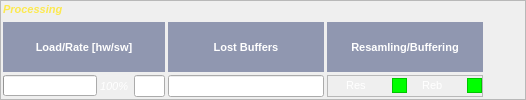
    <widget class="QFrame" name="frame_11">
     <property name="frameShape">
      <enum>QFrame::StyledPanel</enum>
     </property>
     <property name="frameShadow">
      <enum>QFrame::Raised</enum>
     </property>
     <layout class="QGridLayout" name="gridLayout_11" rowstretch="1,10" columnstretch="8">
      <property name="leftMargin">
       <number>2</number>
      </property>
      <property name="topMargin">
       <number>2</number>
      </property>
      <property name="rightMargin">
       <number>2</number>
      </property>
      <property name="bottomMargin">
       <number>2</number>
      </property>
      <item row="1" column="0">
       <widget class="QFrame" name="frame_8">
        <property name="sizePolicy">
         <sizepolicy hsizetype="Preferred" vsizetype="Preferred">
          <horstretch>0</horstretch>
          <verstretch>0</verstretch>
         </sizepolicy>
        </property>
        <property name="minimumSize">
         <size>
          <width>400</width>
          <height>0</height>
         </size>
        </property>
        <property name="frameShape">
         <enum>QFrame::NoFrame</enum>
        </property>
        <property name="frameShadow">
         <enum>QFrame::Plain</enum>
        </property>
        <layout class="QGridLayout" name="gridLayout_5" columnstretch="3,0,0">
         <property name="leftMargin">
          <number>0</number>
         </property>
         <property name="topMargin">
          <number>0</number>
         </property>
         <property name="rightMargin">
          <number>0</number>
         </property>
         <property name="bottomMargin">
          <number>0</number>
         </property>
         <property name="spacing">
          <number>6</number>
         </property>
         <item row="1" column="0" rowspan="3" colspan="3">
          <widget class="QFrame" name="frame_4">
           <property name="frameShape">
            <enum>QFrame::NoFrame</enum>
           </property>
           <property name="frameShadow">
            <enum>QFrame::Plain</enum>
           </property>
           <layout class="QGridLayout" name="gridLayout_7" rowstretch="10,1" columnstretch="3,1,1,5,5,0">
            <property name="leftMargin">
             <number>0</number>
            </property>
            <property name="topMargin">
             <number>0</number>
            </property>
            <property name="rightMargin">
             <number>0</number>
            </property>
            <property name="bottomMargin">
             <number>0</number>
            </property>
            <property name="spacing">
             <number>3</number>
            </property>
            <item row="0" column="3">
             <widget class="QLabel" name="label_31">
              <property name="palette">
               <palette>
                <active>
                 <colorrole role="WindowText">
                  <brush brushstyle="SolidPattern">
                   <color alpha="255">
                    <red>255</red>
                    <green>255</green>
                    <blue>255</blue>
                   </color>
                  </brush>
                 </colorrole>
                 <colorrole role="Base">
                  <brush brushstyle="SolidPattern">
                   <color alpha="255">
                    <red>255</red>
                    <green>255</green>
                    <blue>255</blue>
                   </color>
                  </brush>
                 </colorrole>
                 <colorrole role="Window">
                  <brush brushstyle="SolidPattern">
                   <color alpha="255">
                    <red>144</red>
                    <green>151</green>
                    <blue>176</blue>
                   </color>
                  </brush>
                 </colorrole>
                </active>
                <inactive>
                 <colorrole role="WindowText">
                  <brush brushstyle="SolidPattern">
                   <color alpha="255">
                    <red>255</red>
                    <green>255</green>
                    <blue>255</blue>
                   </color>
                  </brush>
                 </colorrole>
                 <colorrole role="Base">
                  <brush brushstyle="SolidPattern">
                   <color alpha="255">
                    <red>255</red>
                    <green>255</green>
                    <blue>255</blue>
                   </color>
                  </brush>
                 </colorrole>
                 <colorrole role="Window">
                  <brush brushstyle="SolidPattern">
                   <color alpha="255">
                    <red>144</red>
                    <green>151</green>
                    <blue>176</blue>
                   </color>
                  </brush>
                 </colorrole>
                </inactive>
                <disabled>
                 <colorrole role="WindowText">
                  <brush brushstyle="SolidPattern">
                   <color alpha="255">
                    <red>120</red>
                    <green>120</green>
                    <blue>120</blue>
                   </color>
                  </brush>
                 </colorrole>
                 <colorrole role="Base">
                  <brush brushstyle="SolidPattern">
                   <color alpha="255">
                    <red>144</red>
                    <green>151</green>
                    <blue>176</blue>
                   </color>
                  </brush>
                 </colorrole>
                 <colorrole role="Window">
                  <brush brushstyle="SolidPattern">
                   <color alpha="255">
                    <red>144</red>
                    <green>151</green>
                    <blue>176</blue>
                   </color>
                  </brush>
                 </colorrole>
                </disabled>
               </palette>
              </property>
              <property name="font">
               <font>
                <pointsize>8</pointsize>
                <weight>75</weight>
                <bold>true</bold>
               </font>
              </property>
              <property name="autoFillBackground">
               <bool>true</bool>
              </property>
              <property name="text">
               <string>Lost Buffers</string>
              </property>
              <property name="alignment">
               <set>Qt::AlignCenter</set>
              </property>
             </widget>
            </item>
            <item row="1" column="3">
             <widget class="QLineEdit" name="lineEdit_lostBuffers">
              <property name="readOnly">
               <bool>true</bool>
              </property>
             </widget>
            </item>
            <item row="1" column="4">
             <widget class="QFrame" name="frame">
              <property name="frameShape">
               <enum>QFrame::StyledPanel</enum>
              </property>
              <property name="frameShadow">
               <enum>QFrame::Raised</enum>
              </property>
              <layout class="QGridLayout" name="gridLayout_13">
               <property name="topMargin">
                <number>0</number>
               </property>
               <property name="rightMargin">
                <number>0</number>
               </property>
               <property name="bottomMargin">
                <number>0</number>
               </property>
               <property name="horizontalSpacing">
                <number>6</number>
               </property>
               <item row="1" column="0">
                <widget class="QLabel" name="label_21">
                 <property name="palette">
                  <palette>
                   <active>
                    <colorrole role="WindowText">
                     <brush brushstyle="SolidPattern">
                      <color alpha="255">
                       <red>255</red>
                       <green>255</green>
                       <blue>255</blue>
                      </color>
                     </brush>
                    </colorrole>
                   </active>
                   <inactive>
                    <colorrole role="WindowText">
                     <brush brushstyle="SolidPattern">
                      <color alpha="255">
                       <red>255</red>
                       <green>255</green>
                       <blue>255</blue>
                      </color>
                     </brush>
                    </colorrole>
                   </inactive>
                   <disabled>
                    <colorrole role="WindowText">
                     <brush brushstyle="SolidPattern">
                      <color alpha="255">
                       <red>120</red>
                       <green>120</green>
                       <blue>120</blue>
                      </color>
                     </brush>
                    </colorrole>
                   </disabled>
                  </palette>
                 </property>
                 <property name="font">
                  <font>
                   <pointsize>8</pointsize>
                   <weight>50</weight>
                   <bold>false</bold>
                  </font>
                 </property>
                 <property name="text">
                  <string>   Res   </string>
                 </property>
                </widget>
               </item>
               <item row="1" column="1">
                <widget class="QLabel" name="label_resampling">
                 <property name="minimumSize">
                  <size>
                   <width>15</width>
                   <height>15</height>
                  </size>
                 </property>
                 <property name="maximumSize">
                  <size>
                   <width>15</width>
                   <height>15</height>
                  </size>
                 </property>
                 <property name="palette">
                  <palette>
                   <active>
                    <colorrole role="Base">
                     <brush brushstyle="SolidPattern">
                      <color alpha="255">
                       <red>255</red>
                       <green>255</green>
                       <blue>255</blue>
                      </color>
                     </brush>
                    </colorrole>
                    <colorrole role="Window">
                     <brush brushstyle="SolidPattern">
                      <color alpha="255">
                       <red>0</red>
                       <green>255</green>
                       <blue>0</blue>
                      </color>
                     </brush>
                    </colorrole>
                   </active>
                   <inactive>
                    <colorrole role="Base">
                     <brush brushstyle="SolidPattern">
                      <color alpha="255">
                       <red>255</red>
                       <green>255</green>
                       <blue>255</blue>
                      </color>
                     </brush>
                    </colorrole>
                    <colorrole role="Window">
                     <brush brushstyle="SolidPattern">
                      <color alpha="255">
                       <red>0</red>
                       <green>255</green>
                       <blue>0</blue>
                      </color>
                     </brush>
                    </colorrole>
                   </inactive>
                   <disabled>
                    <colorrole role="Base">
                     <brush brushstyle="SolidPattern">
                      <color alpha="255">
                       <red>0</red>
                       <green>255</green>
                       <blue>0</blue>
                      </color>
                     </brush>
                    </colorrole>
                    <colorrole role="Window">
                     <brush brushstyle="SolidPattern">
                      <color alpha="255">
                       <red>0</red>
                       <green>255</green>
                       <blue>0</blue>
                      </color>
                     </brush>
                    </colorrole>
                   </disabled>
                  </palette>
                 </property>
                 <property name="autoFillBackground">
                  <bool>true</bool>
                 </property>
                 <property name="frameShape">
                  <enum>QFrame::StyledPanel</enum>
                 </property>
                 <property name="frameShadow">
                  <enum>QFrame::Sunken</enum>
                 </property>
                 <property name="text">
                  <string/>
                 </property>
                </widget>
               </item>
               <item row="1" column="2">
                <widget class="QLabel" name="label_24">
                 <property name="palette">
                  <palette>
                   <active>
                    <colorrole role="WindowText">
                     <brush brushstyle="SolidPattern">
                      <color alpha="255">
                       <red>255</red>
                       <green>255</green>
                       <blue>255</blue>
                      </color>
                     </brush>
                    </colorrole>
                   </active>
                   <inactive>
                    <colorrole role="WindowText">
                     <brush brushstyle="SolidPattern">
                      <color alpha="255">
                       <red>255</red>
                       <green>255</green>
                       <blue>255</blue>
                      </color>
                     </brush>
                    </colorrole>
                   </inactive>
                   <disabled>
                    <colorrole role="WindowText">
                     <brush brushstyle="SolidPattern">
                      <color alpha="255">
                       <red>120</red>
                       <green>120</green>
                       <blue>120</blue>
                      </color>
                     </brush>
                    </colorrole>
                   </disabled>
                  </palette>
                 </property>
                 <property name="font">
                  <font>
                   <pointsize>8</pointsize>
                   <weight>50</weight>
                   <bold>false</bold>
                  </font>
                 </property>
                 <property name="text">
                  <string>   Reb   </string>
                 </property>
                </widget>
               </item>
               <item row="1" column="3">
                <widget class="QLabel" name="label_rebuffer">
                 <property name="minimumSize">
                  <size>
                   <width>15</width>
                   <height>15</height>
                  </size>
                 </property>
                 <property name="maximumSize">
                  <size>
                   <width>15</width>
                   <height>15</height>
                  </size>
                 </property>
                 <property name="palette">
                  <palette>
                   <active>
                    <colorrole role="Base">
                     <brush brushstyle="SolidPattern">
                      <color alpha="255">
                       <red>255</red>
                       <green>255</green>
                       <blue>255</blue>
                      </color>
                     </brush>
                    </colorrole>
                    <colorrole role="Window">
                     <brush brushstyle="SolidPattern">
                      <color alpha="255">
                       <red>0</red>
                       <green>255</green>
                       <blue>0</blue>
                      </color>
                     </brush>
                    </colorrole>
                   </active>
                   <inactive>
                    <colorrole role="Base">
                     <brush brushstyle="SolidPattern">
                      <color alpha="255">
                       <red>255</red>
                       <green>255</green>
                       <blue>255</blue>
                      </color>
                     </brush>
                    </colorrole>
                    <colorrole role="Window">
                     <brush brushstyle="SolidPattern">
                      <color alpha="255">
                       <red>0</red>
                       <green>255</green>
                       <blue>0</blue>
                      </color>
                     </brush>
                    </colorrole>
                   </inactive>
                   <disabled>
                    <colorrole role="Base">
                     <brush brushstyle="SolidPattern">
                      <color alpha="255">
                       <red>0</red>
                       <green>255</green>
                       <blue>0</blue>
                      </color>
                     </brush>
                    </colorrole>
                    <colorrole role="Window">
                     <brush brushstyle="SolidPattern">
                      <color alpha="255">
                       <red>0</red>
                       <green>255</green>
                       <blue>0</blue>
                      </color>
                     </brush>
                    </colorrole>
                   </disabled>
                  </palette>
                 </property>
                 <property name="autoFillBackground">
                  <bool>true</bool>
                 </property>
                 <property name="frameShape">
                  <enum>QFrame::StyledPanel</enum>
                 </property>
                 <property name="frameShadow">
                  <enum>QFrame::Sunken</enum>
                 </property>
                 <property name="text">
                  <string/>
                 </property>
                </widget>
               </item>
              </layout>
             </widget>
            </item>
            <item row="1" column="2">
             <widget class="QLineEdit" name="lineEdit_rate">
              <property name="sizePolicy">
               <sizepolicy hsizetype="Expanding" vsizetype="Fixed">
                <horstretch>0</horstretch>
                <verstretch>0</verstretch>
               </sizepolicy>
              </property>
              <property name="minimumSize">
               <size>
                <width>0</width>
                <height>0</height>
               </size>
              </property>
              <property name="readOnly">
               <bool>true</bool>
              </property>
             </widget>
            </item>
            <item row="1" column="0">
             <widget class="QProgressBar" name="progressBar_load">
              <property name="palette">
               <palette>
                <active>
                 <colorrole role="WindowText">
                  <brush brushstyle="SolidPattern">
                   <color alpha="255">
                    <red>255</red>
                    <green>255</green>
                    <blue>255</blue>
                   </color>
                  </brush>
                 </colorrole>
                </active>
                <inactive>
                 <colorrole role="WindowText">
                  <brush brushstyle="SolidPattern">
                   <color alpha="255">
                    <red>255</red>
                    <green>255</green>
                    <blue>255</blue>
                   </color>
                  </brush>
                 </colorrole>
                </inactive>
                <disabled>
                 <colorrole role="WindowText">
                  <brush brushstyle="SolidPattern">
                   <color alpha="255">
                    <red>120</red>
                    <green>120</green>
                    <blue>120</blue>
                   </color>
                  </brush>
                 </colorrole>
                </disabled>
               </palette>
              </property>
              <property name="font">
               <font>
                <pointsize>8</pointsize>
                <weight>75</weight>
                <bold>true</bold>
               </font>
              </property>
              <property name="value">
               <number>0</number>
              </property>
              <property name="textVisible">
               <bool>false</bool>
              </property>
             </widget>
            </item>
            <item row="1" column="1">
             <widget class="QLabel" name="label_load">
              <property name="palette">
               <palette>
                <active>
                 <colorrole role="WindowText">
                  <brush brushstyle="SolidPattern">
                   <color alpha="255">
                    <red>255</red>
                    <green>255</green>
                    <blue>255</blue>
                   </color>
                  </brush>
                 </colorrole>
                </active>
                <inactive>
                 <colorrole role="WindowText">
                  <brush brushstyle="SolidPattern">
                   <color alpha="255">
                    <red>255</red>
                    <green>255</green>
                    <blue>255</blue>
                   </color>
                  </brush>
                 </colorrole>
                </inactive>
                <disabled>
                 <colorrole role="WindowText">
                  <brush brushstyle="SolidPattern">
                   <color alpha="255">
                    <red>120</red>
                    <green>120</green>
                    <blue>120</blue>
                   </color>
                  </brush>
                 </colorrole>
                </disabled>
               </palette>
              </property>
              <property name="font">
               <font>
                <pointsize>8</pointsize>
                <italic>true</italic>
               </font>
              </property>
              <property name="text">
               <string>100%</string>
              </property>
             </widget>
            </item>
            <item row="0" column="4">
             <widget class="QLabel" name="label_20">
              <property name="palette">
               <palette>
                <active>
                 <colorrole role="WindowText">
                  <brush brushstyle="SolidPattern">
                   <color alpha="255">
                    <red>255</red>
                    <green>255</green>
                    <blue>255</blue>
                   </color>
                  </brush>
                 </colorrole>
                 <colorrole role="Base">
                  <brush brushstyle="SolidPattern">
                   <color alpha="255">
                    <red>255</red>
                    <green>255</green>
                    <blue>255</blue>
                   </color>
                  </brush>
                 </colorrole>
                 <colorrole role="Window">
                  <brush brushstyle="SolidPattern">
                   <color alpha="255">
                    <red>144</red>
                    <green>151</green>
                    <blue>176</blue>
                   </color>
                  </brush>
                 </colorrole>
                </active>
                <inactive>
                 <colorrole role="WindowText">
                  <brush brushstyle="SolidPattern">
                   <color alpha="255">
                    <red>255</red>
                    <green>255</green>
                    <blue>255</blue>
                   </color>
                  </brush>
                 </colorrole>
                 <colorrole role="Base">
                  <brush brushstyle="SolidPattern">
                   <color alpha="255">
                    <red>255</red>
                    <green>255</green>
                    <blue>255</blue>
                   </color>
                  </brush>
                 </colorrole>
                 <colorrole role="Window">
                  <brush brushstyle="SolidPattern">
                   <color alpha="255">
                    <red>144</red>
                    <green>151</green>
                    <blue>176</blue>
                   </color>
                  </brush>
                 </colorrole>
                </inactive>
                <disabled>
                 <colorrole role="WindowText">
                  <brush brushstyle="SolidPattern">
                   <color alpha="255">
                    <red>120</red>
                    <green>120</green>
                    <blue>120</blue>
                   </color>
                  </brush>
                 </colorrole>
                 <colorrole role="Base">
                  <brush brushstyle="SolidPattern">
                   <color alpha="255">
                    <red>144</red>
                    <green>151</green>
                    <blue>176</blue>
                   </color>
                  </brush>
                 </colorrole>
                 <colorrole role="Window">
                  <brush brushstyle="SolidPattern">
                   <color alpha="255">
                    <red>144</red>
                    <green>151</green>
                    <blue>176</blue>
                   </color>
                  </brush>
                 </colorrole>
                </disabled>
               </palette>
              </property>
              <property name="font">
               <font>
                <pointsize>8</pointsize>
                <weight>75</weight>
                <bold>true</bold>
               </font>
              </property>
              <property name="autoFillBackground">
               <bool>true</bool>
              </property>
              <property name="text">
               <string>Resamling/Buffering</string>
              </property>
              <property name="alignment">
               <set>Qt::AlignCenter</set>
              </property>
             </widget>
            </item>
            <item row="0" column="0" colspan="3">
             <widget class="QLabel" name="label">
              <property name="palette">
               <palette>
                <active>
                 <colorrole role="WindowText">
                  <brush brushstyle="SolidPattern">
                   <color alpha="255">
                    <red>255</red>
                    <green>255</green>
                    <blue>255</blue>
                   </color>
                  </brush>
                 </colorrole>
                 <colorrole role="Base">
                  <brush brushstyle="SolidPattern">
                   <color alpha="255">
                    <red>255</red>
                    <green>255</green>
                    <blue>255</blue>
                   </color>
                  </brush>
                 </colorrole>
                 <colorrole role="Window">
                  <brush brushstyle="SolidPattern">
                   <color alpha="255">
                    <red>144</red>
                    <green>151</green>
                    <blue>176</blue>
                   </color>
                  </brush>
                 </colorrole>
                </active>
                <inactive>
                 <colorrole role="WindowText">
                  <brush brushstyle="SolidPattern">
                   <color alpha="255">
                    <red>255</red>
                    <green>255</green>
                    <blue>255</blue>
                   </color>
                  </brush>
                 </colorrole>
                 <colorrole role="Base">
                  <brush brushstyle="SolidPattern">
                   <color alpha="255">
                    <red>255</red>
                    <green>255</green>
                    <blue>255</blue>
                   </color>
                  </brush>
                 </colorrole>
                 <colorrole role="Window">
                  <brush brushstyle="SolidPattern">
                   <color alpha="255">
                    <red>144</red>
                    <green>151</green>
                    <blue>176</blue>
                   </color>
                  </brush>
                 </colorrole>
                </inactive>
                <disabled>
                 <colorrole role="WindowText">
                  <brush brushstyle="SolidPattern">
                   <color alpha="255">
                    <red>120</red>
                    <green>120</green>
                    <blue>120</blue>
                   </color>
                  </brush>
                 </colorrole>
                 <colorrole role="Base">
                  <brush brushstyle="SolidPattern">
                   <color alpha="255">
                    <red>144</red>
                    <green>151</green>
                    <blue>176</blue>
                   </color>
                  </brush>
                 </colorrole>
                 <colorrole role="Window">
                  <brush brushstyle="SolidPattern">
                   <color alpha="255">
                    <red>144</red>
                    <green>151</green>
                    <blue>176</blue>
                   </color>
                  </brush>
                 </colorrole>
                </disabled>
               </palette>
              </property>
              <property name="font">
               <font>
                <pointsize>8</pointsize>
                <weight>75</weight>
                <bold>true</bold>
               </font>
              </property>
              <property name="autoFillBackground">
               <bool>true</bool>
              </property>
              <property name="text">
               <string>Load/Rate [hw/sw]</string>
              </property>
              <property name="alignment">
               <set>Qt::AlignCenter</set>
              </property>
             </widget>
            </item>
            <item row="0" column="5">
             <spacer name="horizontalSpacer_5">
              <property name="orientation">
               <enum>Qt::Horizontal</enum>
              </property>
              <property name="sizeHint" stdset="0">
               <size>
                <width>40</width>
                <height>20</height>
               </size>
              </property>
             </spacer>
            </item>
           </layout>
          </widget>
         </item>
        </layout>
       </widget>
      </item>
      <item row="0" column="0">
       <widget class="QLabel" name="label_5">
        <property name="palette">
         <palette>
          <active>
           <colorrole role="WindowText">
            <brush brushstyle="SolidPattern">
             <color alpha="255">
              <red>252</red>
              <green>233</green>
              <blue>79</blue>
             </color>
            </brush>
           </colorrole>
          </active>
          <inactive>
           <colorrole role="WindowText">
            <brush brushstyle="SolidPattern">
             <color alpha="255">
              <red>252</red>
              <green>233</green>
              <blue>79</blue>
             </color>
            </brush>
           </colorrole>
          </inactive>
          <disabled>
           <colorrole role="WindowText">
            <brush brushstyle="SolidPattern">
             <color alpha="255">
              <red>190</red>
              <green>190</green>
              <blue>190</blue>
             </color>
            </brush>
           </colorrole>
          </disabled>
         </palette>
        </property>
        <property name="font">
         <font>
          <pointsize>8</pointsize>
          <weight>75</weight>
          <italic>true</italic>
          <bold>true</bold>
         </font>
        </property>
        <property name="text">
         <string>Processing</string>
        </property>
       </widget>
      </item>
     </layout>
    </widget>
